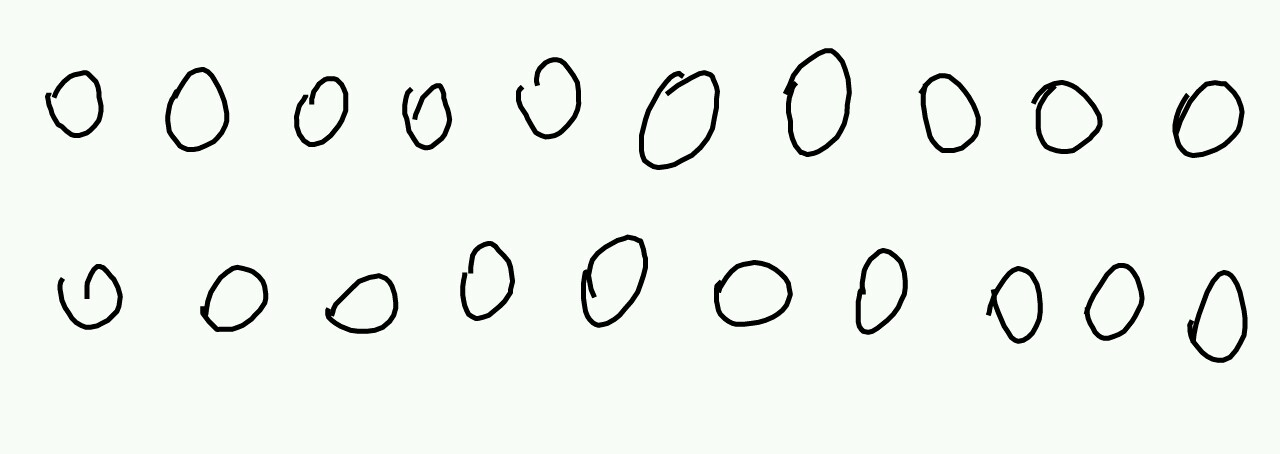
#> input picture Smart Dialer Python Engine/images/zero_training.jpeg, 1280 x 454 px
$ python knn_from_drawing.py   (Python 2 division)   (older library calls are emulated)
#> lines starting #> are read from the running program, lines starting #| are printed output that depends on the picture; after the words box and inside, x2 and y2 are one past the last pixel; in counts of white or black regions, pixels touching at a corner belong together
import cv2
import numpy as np

#function for showing contours
def show_image(img, name, contours):
    for cont in contours:
        x, y, w, h = cv2.boundingRect(cont)
        cv2.rectangle(img, (x, y), (x + w, y + h), (0, 0, 255), 2)
    cv2.drawContours(img, contours, -1, (0, 255, 0), 3)
    cv2.imshow(name, img)

#image resize function
def img_resize(obj_img):
    (h, w) = obj_img.shape
    hw = max(w, h)
    res2 = np.zeros((hw, hw), np.uint8)
    res2[(hw-h)/2:(hw+h)/2, (hw-w)/2:(hw+w)/2] = obj_img
    return cv2.resize(res2, (img_x, img_y), interpolation=cv2.INTER_CUBIC)

#size of characters
img_x = 25
img_y = 35

#images for knn training, 40 numbers for all
images = ["zero_training.jpeg", "zero_training2.jpeg", "zero_training3.jpeg",
          "one_training.jpeg", "one_training2.jpeg", "one_training3.jpeg",
          "two_training.jpeg", "two_training2.jpeg", "two_training3.jpeg",
          "three_training.jpeg", "three_training2.jpeg", "three_training3.jpeg",
          "four_training.jpeg", "four_training2.jpg", "four_training3.jpeg",
          "five_training.jpeg", "five_training2.jpg", "five_training3.jpeg",
          "six_training.jpeg", "six_training2.jpeg", "six_training3.jpeg",
          "seven_training.jpeg", "seven_training2.jpg", "seven_training3.jpeg",
          "eight_training.jpeg", "eight_training2.jpg", "eight_training3.jpeg",
          "nine_training.jpeg", "nine_training2.jpeg", "nine_training3.jpeg",
          "plus_training.jpeg", "plus_training2.jpeg", "plus_training3.jpeg",
          "slash_training.jpeg", "slash_training2.jpeg", "slash_training3.jpeg"]
train_array = np.zeros((len(images) * 20, img_x*img_y), np.float32)
i = 0
brojac = 1
for img in images:
    one = cv2.imread("images/" + img)
#> one is the input picture: shape (454, 1280, 3); mean B, G, R 236.8, 242.6, 237.8
    print(img)
    gray_img = 255 - cv2.cvtColor(one, cv2.COLOR_BGR2GRAY)
    gray_original = gray_img.copy()
    ret, thresh_img = cv2.threshold(gray_img, 250, 255, 0)
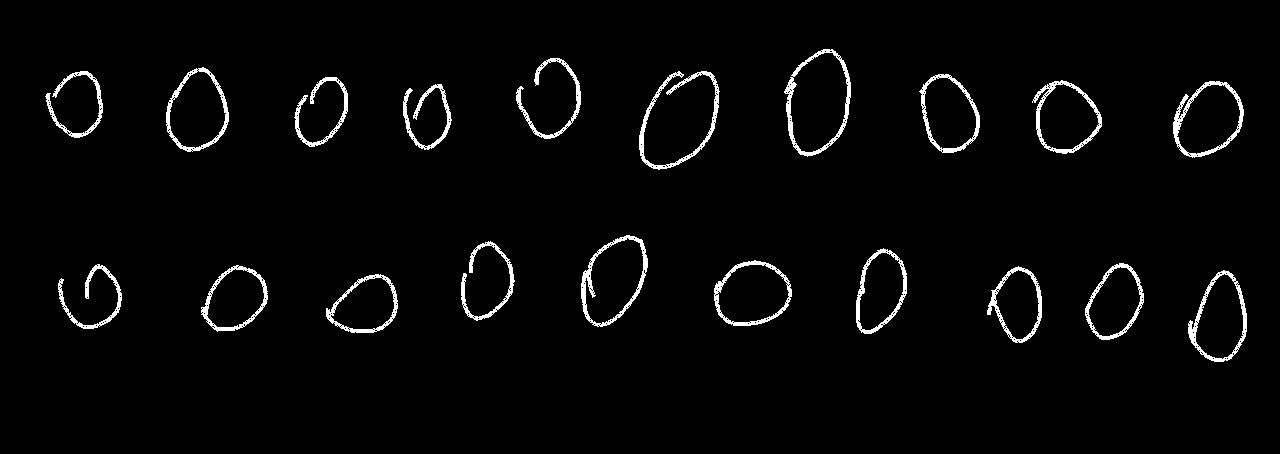
#> thresh_img: shape (454, 1280); 2.8% white; 20 white regions, largest, box (x1, y1, x2, y2) and area: (639, 71, 720, 170) 1123, (784, 49, 851, 157) 1056, (581, 235, 648, 327) 994
    kernel = np.ones((10, 10), np.uint8)
    thresh = cv2.dilate(thresh_img, kernel, iterations=1)
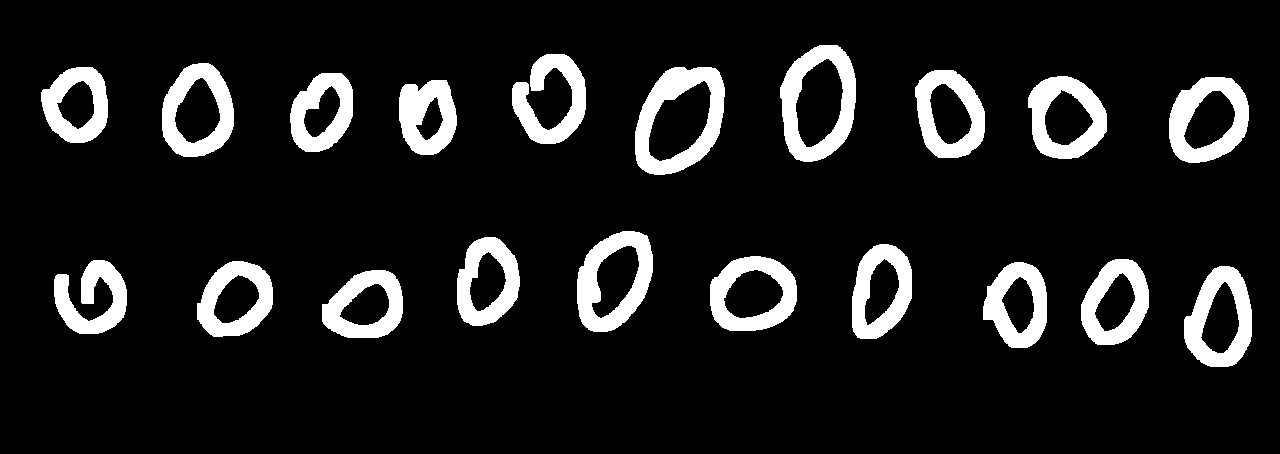
#> thresh: shape (454, 1280); 11.3% white; 20 white regions

    _, contours, _ = cv2.findContours(thresh, cv2.RETR_EXTERNAL, cv2.CHAIN_APPROX_SIMPLE)
#> contours = 20 contours; largest, box (x1, y1, x2, y2) and area: (635, 67, 725, 175) 7462, (780, 45, 856, 162) 6929, (577, 231, 653, 332) 5750, (1169, 77, 1249, 163) 5351, (162, 63, 234, 157) 5212

    #if brojac == 41:
        #show_image(one, img, contours)

    if brojac == 61:
        brojac = 1

    for cont in contours:
        num = cont.copy()
        cx, cy, cw, ch = cv2.boundingRect(num)
        forResize = gray_original[cy:cy + ch, cx:cx + cw]
        #to avoid spots
        if cw > 8 and ch > 8:
            #resized = cv2.resize(forResize, (img_x, img_y), interpolation=cv2.INTER_CUBIC)
            resized = img_resize(forResize)

            #cv2.imshow("resized"+str(i), resized)

            train_array[i] = resized.reshape(-1, img_x*img_y).astype(np.float32)

            a, b = img.split('_')
            cv2.imwrite("images/im/" + a + "/" + str(brojac) + ".jpg", resized)

            i = i + 1
            brojac = brojac + 1
#> this loop made 20 passes
#> (cx, cy, cw, ch, h in img_resize, w in img_resize, hw in img_resize) on passes 1 to 12: (322, 270, 81, 68, 68, 81, 81), (1184, 266, 68, 101, 101, 68, 101), (983, 262, 64, 86, 86, 64, 86), (197, 261, 76, 76, 76, 76, 76), (54, 260, 73, 74, 74, 73, 74), (1081, 259, 68, 86, 86, 68, 86), (710, 256, 87, 75, 75, 87, 87), (852, 244, 60, 95, 95, 60, 95), (457, 237, 63, 89, 89, 63, 89), (577, 231, 76, 101, 101, 76, 101), (399, 80, 58, 75, 75, 58, 75), (1169, 77, 80, 86, 86, 80, 86)
#> pass 1, `forResize = gray_original[cy:cy + ch, cx:cx + cw]`:
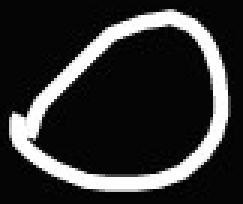
#> forResize: shape (68, 81) (shown 3 times larger); min 1, max 255, mean 49.6
#> pass 1, `resized = img_resize(forResize)`:
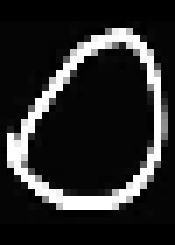
#> resized: shape (35, 25) (shown 7 times larger); min 0, max 255, mean 41.1
#> pass 2, `forResize = gray_original[cy:cy + ch, cx:cx + cw]`:
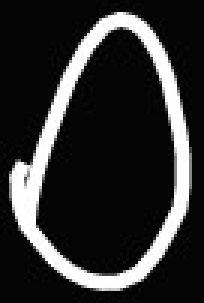
#> forResize: shape (101, 68) (shown 3 times larger); min 1, max 255, mean 48
#> after the loop:
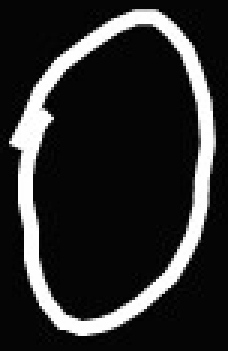
#> forResize: shape (117, 76) (shown 3 times larger); min 0, max 255, mean 43.9
#> after the loop:
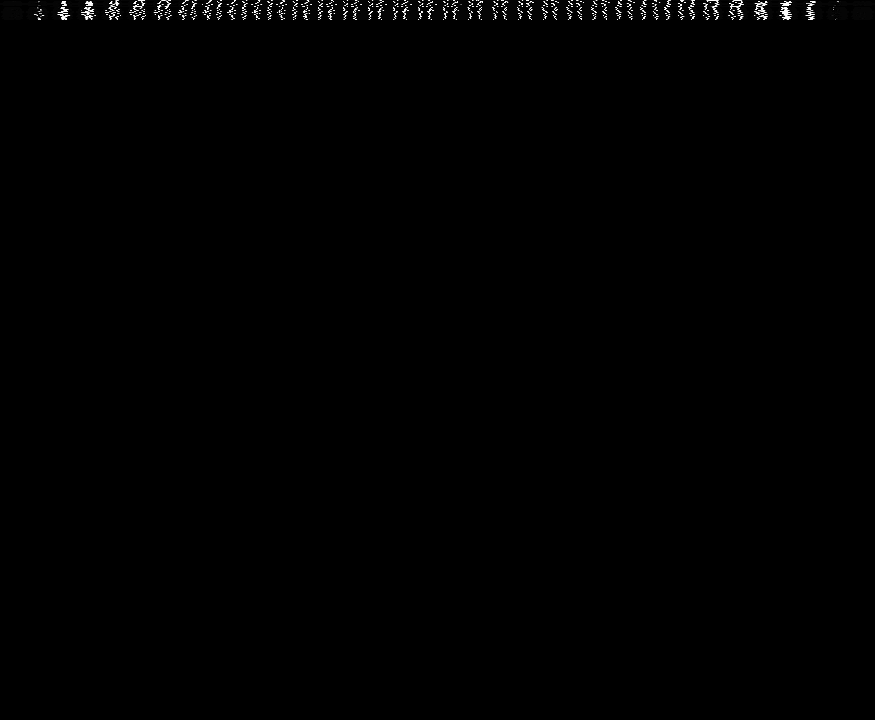
#> train_array: shape (720, 875) float32; min 0, max 255, mean 1.1
#> after the loop, brojac = 21; i = 20
#> pass 2 of the loop `for img in images:`:
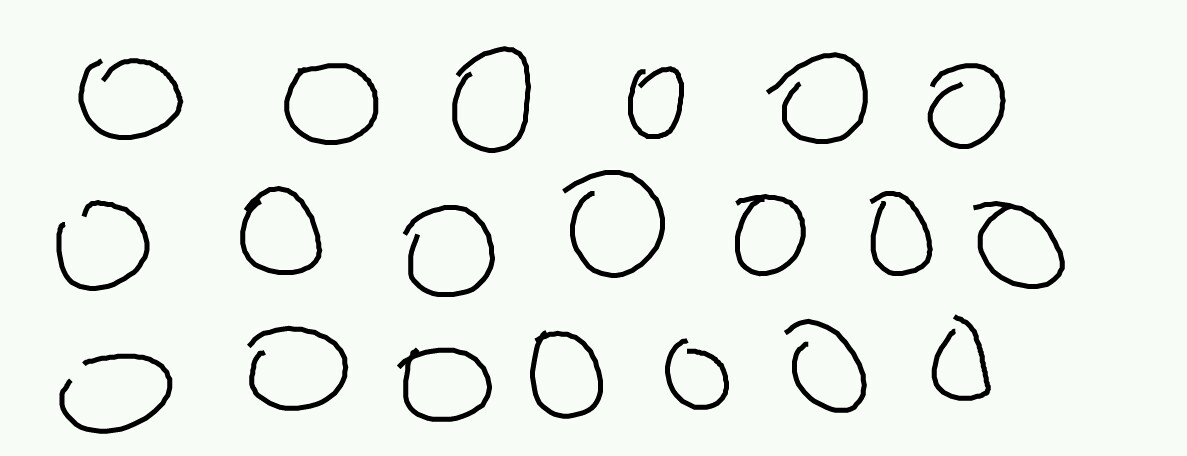
#> input picture Smart Dialer Python Engine/images/zero_training2.jpeg, 1187 x 456 px
#> one is the input picture: shape (456, 1187, 3); mean B, G, R 234.1, 239.8, 235
#> gray_img: shape (456, 1187)
#> `ret, thresh_img = cv2.threshold(gray_img, 250, 255, 0)`:
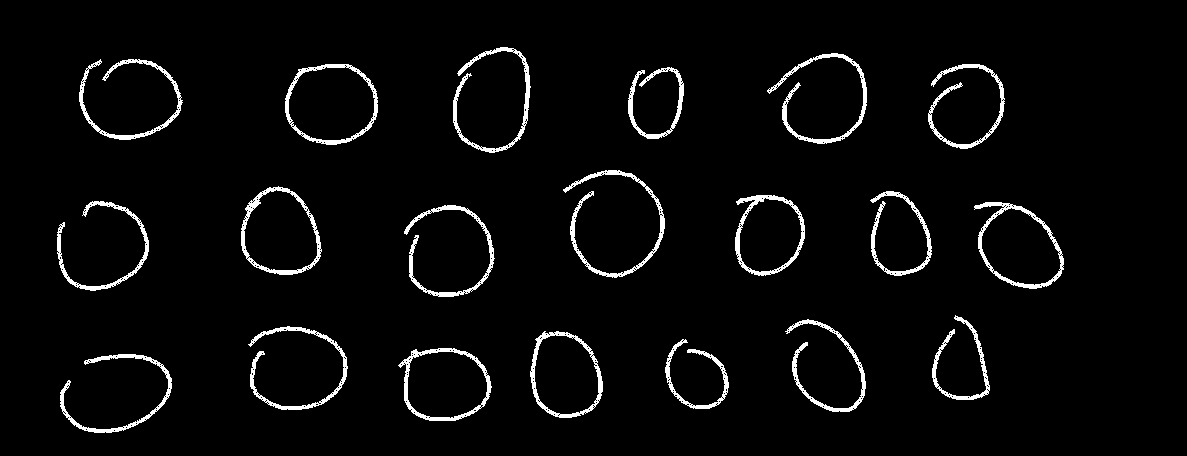
#> thresh_img: shape (456, 1187); 3.7% white; 20 white regions, largest, box (x1, y1, x2, y2) and area: (563, 170, 665, 278) 1216, (453, 47, 531, 153) 1120, (767, 53, 867, 144) 1117
#> thresh: shape (456, 1187); 14.9% white; 20 white regions
#> contours = 20 contours; largest, box (x1, y1, x2, y2) and area: (559, 166, 670, 283) 9870, (244, 322, 353, 415) 8257, (75, 55, 188, 145) 8226, (449, 43, 536, 158) 8224, (763, 49, 872, 149) 8094
#> the loop `for cont in contours:` made 20 passes
#> (cx, cy, cw, ch, h in img_resize, w in img_resize, hw in img_resize) on passes 1 to 8: (56, 350, 121, 88, 88, 121, 121), (394, 344, 103, 82, 82, 103, 103), (661, 335, 73, 79, 79, 73, 79), (526, 327, 82, 96, 96, 82, 96), (244, 322, 109, 93, 93, 109, 109), (781, 315, 90, 102, 102, 90, 102), (928, 311, 67, 94, 94, 67, 94), (400, 201, 100, 101, 101, 100, 101)
#> after the loop `for cont in contours:`:
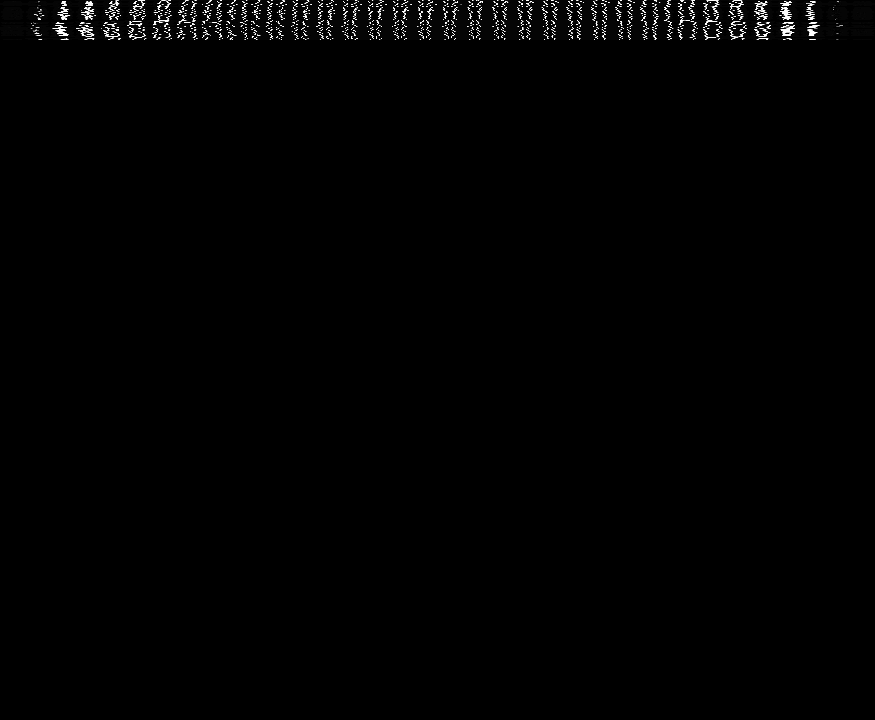
#> train_array: shape (720, 875) float32; 2.32% of pixels changed, all inside (x1, y1, x2, y2) = (0, 20, 875, 40)
#> after the loop `for cont in contours:`: brojac = 41; i = 40
#> pass 3 of the loop `for img in images:`:
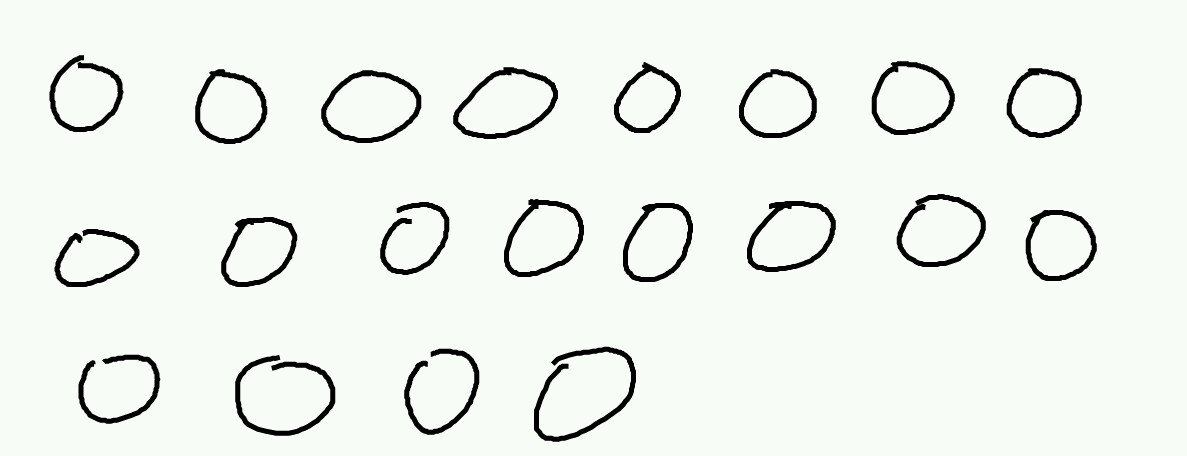
#> input picture Smart Dialer Python Engine/images/zero_training3.jpeg, 1187 x 456 px
#> one is the input picture: shape (456, 1187, 3); mean B, G, R 235.2, 240.9, 236.1
#> `ret, thresh_img = cv2.threshold(gray_img, 250, 255, 0)`:
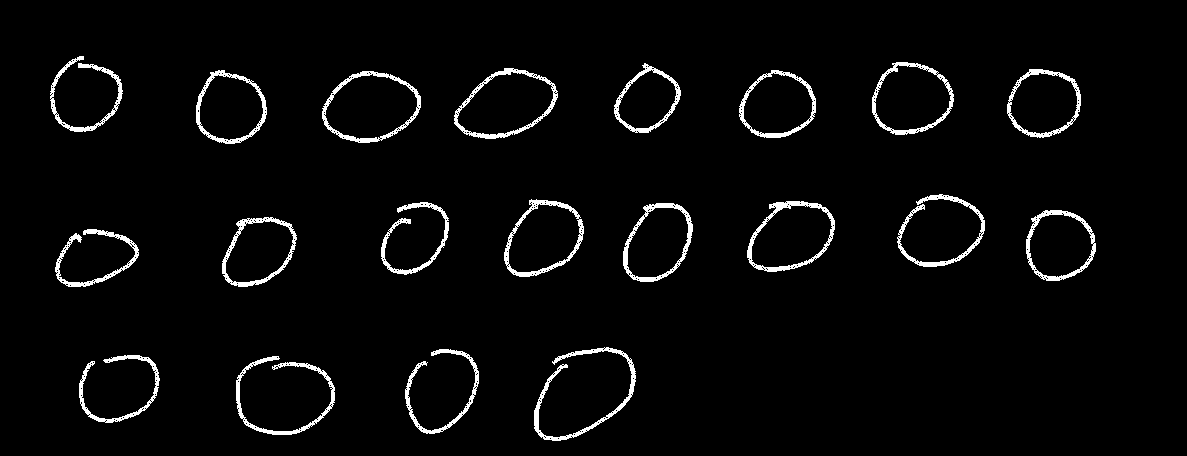
#> thresh_img: shape (456, 1187); 3.3% white; 20 white regions, largest, box (x1, y1, x2, y2) and area: (534, 347, 636, 441) 1182, (236, 356, 335, 435) 1048, (747, 201, 835, 272) 995
#> thresh: shape (456, 1187); 13.4% white; 20 white regions
#> contours = 20 contours; largest, box (x1, y1, x2, y2) and area: (530, 343, 641, 446) 8564, (232, 352, 340, 440) 7685, (318, 67, 426, 148) 6813, (450, 64, 563, 144) 6660, (893, 190, 990, 272) 6194
#> the loop `for cont in contours:` made 20 passes
#> (cx, cy, cw, ch, h in img_resize, w in img_resize, hw in img_resize) on passes 1 to 8: (232, 352, 108, 88, 88, 108, 108), (75, 351, 90, 77, 77, 90, 90), (401, 345, 83, 94, 94, 83, 94), (530, 343, 111, 103, 103, 111, 111), (51, 225, 93, 67, 67, 93, 93), (218, 213, 84, 79, 79, 84, 84), (1022, 206, 79, 80, 80, 79, 80), (619, 199, 79, 88, 88, 79, 88)
#> after the loop `for cont in contours:`:
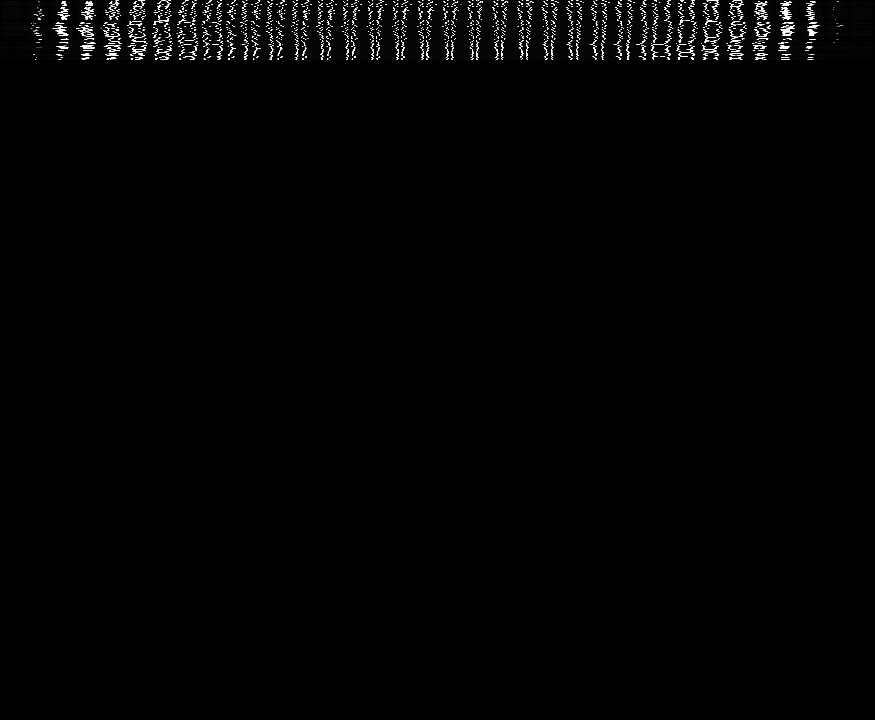
#> train_array: shape (720, 875) float32; 2.39% of pixels changed, all inside (x1, y1, x2, y2) = (0, 40, 875, 60)
#> after the loop `for cont in contours:`: brojac = 61; i = 60
#> (the run stopped early here; a loop or call above may not have finished)
